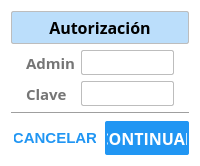
<?xml version="1.0" encoding="UTF-8"?>
<ui version="4.0">
 <class>authorizationPopUp</class>
 <widget class="QDialog" name="authorizationPopUp">
  <property name="geometry">
   <rect>
    <x>0</x>
    <y>0</y>
    <width>200</width>
    <height>156</height>
   </rect>
  </property>
  <property name="windowTitle">
   <string>Authorization</string>
  </property>
  <property name="styleSheet">
   <string notr="true">/*#########################################################
##                     QDialog                           ##
##########################################################*/

QDialog {
    background: #FFFFFF;
    min-width: 200px;
}

/***********************************
* Global
***********************************/

/*Efecto al seleccionar texto*/
* {
    selection-color: #212121;
    selection-background-color: #BBDEFB;
}

/***********************************
* LineEdit
***********************************/

QLineEdit {
    border: 1px solid #BDBDBD;
    border-radius: 2px;
    min-width: 6em;
    min-height: 1.25em;
    padding: 2px;
}

/***********************************
* Botones
***********************************/

/*Estilo por defecto del  boton para continuar/aceptar*/
#dpbutton0{
    color: #FFFFFF;
    border: 1px outline #BDBDBD;
    border-radius: 2px;
    background: #2196F3;
    min-height: 30px;
    min-width: 80px;
    padding: 2px;
}

/*Estilo al pasar por encima y presionar el boton para continuar/aceptar*/
#dpbutton0:hover, #dpbutton0:pressed{
   background: #1976D2;
}

/*Estilo por defecto del  boton para cancelar*/
#dpbutton1{
    background: transparent;
    border: 1px solid transparent;
    border-radius: 2px;
    min-height: 2em;
    min-width: 5.5em;
    padding: 2px;
    color: #2196F3;
    font-weight: bold;
    font-size: 11pt;
    text-transform: uppercase;
}

/*Estilo al pasar por encima y presionar el boton para cancelar*/
#dpbutton1:hover, #dpbutton1:pressed{
    color: #1976D2;
    background: #BBDEFB;
}

/***********************************
* Labels
***********************************/

/*Configuración de los textos normales*/
#dtext0, #dtext1{
    color: #757575;
    background: transparent;
    font-family: Open Sans;
    font-size: 11pt;
}

/*Configuración del titulo del dialog*/
#dtitle0 {
   color: #000000;
   border: 1px solid #BDBDBD;
   border-radius: 2px;
   background: #BBDEFB;
   font-family: Open Sans;
   font-size: 12pt;
   font-style: bold;
   font-weight: 600;
   text-transform: capitalize;
   qproperty-alignment: 'AlignVCenter | AlignHCenter';
   padding: 4px;
}</string>
  </property>
  <layout class="QGridLayout" name="gridLayout_3">
   <item row="0" column="0">
    <layout class="QVBoxLayout" name="verticalLayout">
     <property name="spacing">
      <number>6</number>
     </property>
     <item>
      <widget class="QLabel" name="dtitle0">
       <property name="font">
        <font>
         <family>Open Sans</family>
         <pointsize>12</pointsize>
         <weight>75</weight>
         <bold>true</bold>
        </font>
       </property>
       <property name="styleSheet">
        <string notr="true"/>
       </property>
       <property name="text">
        <string>&lt;html&gt;&lt;head/&gt;&lt;body&gt;&lt;p&gt;Autorización&lt;/p&gt;&lt;/body&gt;&lt;/html&gt;</string>
       </property>
       <property name="alignment">
        <set>Qt::AlignCenter</set>
       </property>
      </widget>
     </item>
     <item>
      <layout class="QGridLayout" name="gridLayout_2">
       <item row="0" column="2">
        <spacer name="horizontalSpacer_3">
         <property name="orientation">
          <enum>Qt::Horizontal</enum>
         </property>
         <property name="sizeType">
          <enum>QSizePolicy::Minimum</enum>
         </property>
         <property name="sizeHint" stdset="0">
          <size>
           <width>15</width>
           <height>20</height>
          </size>
         </property>
        </spacer>
       </item>
       <item row="0" column="0">
        <spacer name="horizontalSpacer_2">
         <property name="orientation">
          <enum>Qt::Horizontal</enum>
         </property>
         <property name="sizeType">
          <enum>QSizePolicy::Minimum</enum>
         </property>
         <property name="sizeHint" stdset="0">
          <size>
           <width>15</width>
           <height>20</height>
          </size>
         </property>
        </spacer>
       </item>
       <item row="0" column="1">
        <layout class="QFormLayout" name="formLayout">
         <item row="0" column="0">
          <widget class="QLabel" name="dtext0">
           <property name="font">
            <font>
             <family>Open Sans</family>
             <pointsize>11</pointsize>
             <weight>75</weight>
             <italic>false</italic>
             <bold>true</bold>
            </font>
           </property>
           <property name="styleSheet">
            <string notr="true">background-color: transparent;</string>
           </property>
           <property name="text">
            <string>Admin</string>
           </property>
           <property name="textFormat">
            <enum>Qt::AutoText</enum>
           </property>
          </widget>
         </item>
         <item row="1" column="0">
          <widget class="QLabel" name="dtext1">
           <property name="font">
            <font>
             <family>Open Sans</family>
             <pointsize>11</pointsize>
             <weight>75</weight>
             <italic>false</italic>
             <bold>true</bold>
            </font>
           </property>
           <property name="styleSheet">
            <string notr="true">background-color: transparent;</string>
           </property>
           <property name="text">
            <string>Clave</string>
           </property>
           <property name="textFormat">
            <enum>Qt::AutoText</enum>
           </property>
          </widget>
         </item>
         <item row="0" column="1">
          <widget class="QLineEdit" name="dlineE0">
           <property name="font">
            <font>
             <family>Open Sans</family>
            </font>
           </property>
           <property name="styleSheet">
            <string notr="true"/>
           </property>
           <property name="text">
            <string/>
           </property>
           <property name="readOnly">
            <bool>false</bool>
           </property>
          </widget>
         </item>
         <item row="1" column="1">
          <widget class="QLineEdit" name="dlineE1">
           <property name="font">
            <font>
             <family>Open Sans</family>
            </font>
           </property>
           <property name="styleSheet">
            <string notr="true"/>
           </property>
           <property name="text">
            <string/>
           </property>
           <property name="echoMode">
            <enum>QLineEdit::Password</enum>
           </property>
           <property name="readOnly">
            <bool>false</bool>
           </property>
          </widget>
         </item>
        </layout>
       </item>
      </layout>
     </item>
     <item>
      <widget class="Line" name="line">
       <property name="orientation">
        <enum>Qt::Horizontal</enum>
       </property>
      </widget>
     </item>
     <item>
      <layout class="QGridLayout" name="gridLayout">
       <item row="0" column="1">
        <widget class="QPushButton" name="dpbutton1">
         <property name="font">
          <font>
           <pointsize>11</pointsize>
           <weight>75</weight>
           <bold>true</bold>
          </font>
         </property>
         <property name="focusPolicy">
          <enum>Qt::NoFocus</enum>
         </property>
         <property name="text">
          <string>CANCELAR</string>
         </property>
        </widget>
       </item>
       <item row="0" column="2">
        <widget class="QPushButton" name="dpbutton0">
         <property name="font">
          <font>
           <family>Open Sans</family>
           <pointsize>12</pointsize>
           <weight>75</weight>
           <bold>true</bold>
          </font>
         </property>
         <property name="focusPolicy">
          <enum>Qt::NoFocus</enum>
         </property>
         <property name="text">
          <string>CONTINUAR</string>
         </property>
        </widget>
       </item>
       <item row="0" column="0">
        <spacer name="horizontalSpacer">
         <property name="orientation">
          <enum>Qt::Horizontal</enum>
         </property>
         <property name="sizeHint" stdset="0">
          <size>
           <width>35</width>
           <height>20</height>
          </size>
         </property>
        </spacer>
       </item>
      </layout>
     </item>
    </layout>
   </item>
  </layout>
 </widget>
 <resources/>
 <connections/>
</ui>
